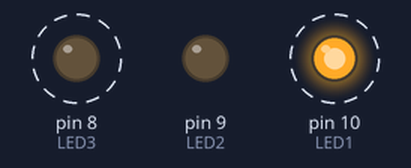
Recording of a sketch running on a simulated Arduino Uno, built with avr-gcc and run on an emulated ATmega328P. On the bench: output pins drawn as LEDs (lit = HIGH). Dashed ring = blinking.

Above: at 0.02 s.
Timing chart, 0 to 3.0 s (numbered marks = the images above):
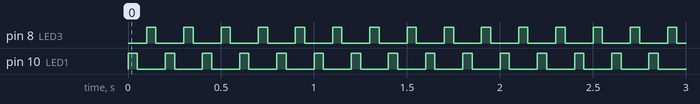

The sketch:

Embedded_Lab_blink.ino
```cpp
int LED1 = 10;
int LED2 = 9;
int LED3 = 8;

void setup() {
  pinMode(LED1, OUTPUT);
  pinMode(LED2, OUTPUT);
  pinMode(LED3, OUTPUT);
}

void loop() {
  // one-by-one “chase” pattern
  digitalWrite(LED1, HIGH);
  delay(50);
  digitalWrite(LED1, LOW);
  delay(50);

  digitalWrite(LED2, HIGH);
  //delay(50);
  digitalWrite(LED2, LOW);
  //delay(50);

  digitalWrite(LED3, HIGH);
  delay(50);
  digitalWrite(LED3, LOW);
  delay(50);
}
```

Measured:
- by itself, pin 8 (LED3), pin 10 (LED1): alternates HIGH for 0.05 s and LOW for 0.15 s
